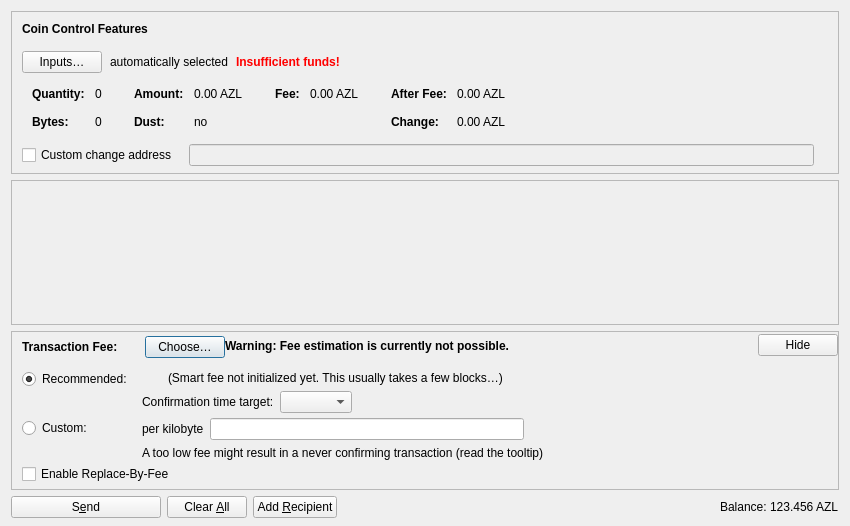
<?xml version="1.0" encoding="UTF-8"?>
<ui version="4.0">
 <class>SendCoinsDialog</class>
 <widget class="QDialog" name="SendCoinsDialog">
  <property name="geometry">
   <rect>
    <x>0</x>
    <y>0</y>
    <width>850</width>
    <height>526</height>
   </rect>
  </property>
  <property name="windowTitle">
   <string>Send Coins</string>
  </property>
  <layout class="QVBoxLayout" name="verticalLayout" stretch="0,1,0,0">
   <property name="bottomMargin">
    <number>8</number>
   </property>
   <item>
    <widget class="QFrame" name="frameCoinControl">
     <property name="sizePolicy">
      <sizepolicy hsizetype="Expanding" vsizetype="Expanding">
       <horstretch>0</horstretch>
       <verstretch>0</verstretch>
      </sizepolicy>
     </property>
     <property name="maximumSize">
      <size>
       <width>16777215</width>
       <height>16777215</height>
      </size>
     </property>
     <property name="frameShape">
      <enum>QFrame::StyledPanel</enum>
     </property>
     <property name="frameShadow">
      <enum>QFrame::Sunken</enum>
     </property>
     <layout class="QVBoxLayout" name="verticalLayoutCoinControl2">
      <property name="spacing">
       <number>0</number>
      </property>
      <property name="leftMargin">
       <number>0</number>
      </property>
      <property name="topMargin">
       <number>0</number>
      </property>
      <property name="rightMargin">
       <number>0</number>
      </property>
      <property name="bottomMargin">
       <number>6</number>
      </property>
      <item>
       <layout class="QVBoxLayout" name="verticalLayoutCoinControl" stretch="0,0,0,0,1">
        <property name="spacing">
         <number>0</number>
        </property>
        <property name="leftMargin">
         <number>10</number>
        </property>
        <property name="topMargin">
         <number>10</number>
        </property>
        <item>
         <layout class="QHBoxLayout" name="horizontalLayoutCoinControl1">
          <property name="bottomMargin">
           <number>15</number>
          </property>
          <item>
           <widget class="QLabel" name="labelCoinControlFeatures">
            <property name="sizePolicy">
             <sizepolicy hsizetype="Preferred" vsizetype="Maximum">
              <horstretch>0</horstretch>
              <verstretch>0</verstretch>
             </sizepolicy>
            </property>
            <property name="font">
             <font>
              <weight>75</weight>
              <bold>true</bold>
             </font>
            </property>
            <property name="styleSheet">
             <string notr="true">font-weight:bold;</string>
            </property>
            <property name="text">
             <string>Coin Control Features</string>
            </property>
           </widget>
          </item>
         </layout>
        </item>
        <item>
         <layout class="QHBoxLayout" name="horizontalLayoutCoinControl2" stretch="0,0,0,0">
          <property name="spacing">
           <number>8</number>
          </property>
          <property name="bottomMargin">
           <number>10</number>
          </property>
          <item>
           <widget class="QPushButton" name="pushButtonCoinControl">
            <property name="styleSheet">
             <string notr="true"/>
            </property>
            <property name="text">
             <string>Inputs…</string>
            </property>
            <property name="autoDefault">
             <bool>false</bool>
            </property>
           </widget>
          </item>
          <item>
           <widget class="QLabel" name="labelCoinControlAutomaticallySelected">
            <property name="text">
             <string>automatically selected</string>
            </property>
            <property name="margin">
             <number>5</number>
            </property>
           </widget>
          </item>
          <item>
           <widget class="QLabel" name="labelCoinControlInsuffFunds">
            <property name="font">
             <font>
              <weight>75</weight>
              <bold>true</bold>
             </font>
            </property>
            <property name="styleSheet">
             <string notr="true">color:red;font-weight:bold;</string>
            </property>
            <property name="text">
             <string>Insufficient funds!</string>
            </property>
            <property name="margin">
             <number>5</number>
            </property>
           </widget>
          </item>
          <item>
           <spacer name="horizontalSpacerCoinControl">
            <property name="orientation">
             <enum>Qt::Horizontal</enum>
            </property>
            <property name="sizeHint" stdset="0">
             <size>
              <width>40</width>
              <height>1</height>
             </size>
            </property>
           </spacer>
          </item>
         </layout>
        </item>
        <item>
         <widget class="QWidget" name="widgetCoinControl" native="true">
          <property name="sizePolicy">
           <sizepolicy hsizetype="Preferred" vsizetype="Preferred">
            <horstretch>0</horstretch>
            <verstretch>0</verstretch>
           </sizepolicy>
          </property>
          <property name="minimumSize">
           <size>
            <width>0</width>
            <height>0</height>
           </size>
          </property>
          <property name="styleSheet">
           <string notr="true"/>
          </property>
          <layout class="QHBoxLayout" name="horizontalLayoutCoinControl5">
           <property name="leftMargin">
            <number>0</number>
           </property>
           <property name="topMargin">
            <number>0</number>
           </property>
           <property name="rightMargin">
            <number>0</number>
           </property>
           <property name="bottomMargin">
            <number>0</number>
           </property>
           <item>
            <layout class="QHBoxLayout" name="horizontalLayoutCoinControl3" stretch="0,0,0,1">
             <property name="spacing">
              <number>20</number>
             </property>
             <property name="topMargin">
              <number>0</number>
             </property>
             <property name="bottomMargin">
              <number>10</number>
             </property>
             <item>
              <layout class="QFormLayout" name="formLayoutCoinControl1">
               <property name="horizontalSpacing">
                <number>10</number>
               </property>
               <property name="verticalSpacing">
                <number>14</number>
               </property>
               <property name="leftMargin">
                <number>10</number>
               </property>
               <property name="topMargin">
                <number>4</number>
               </property>
               <property name="rightMargin">
                <number>6</number>
               </property>
               <item row="0" column="0">
                <widget class="QLabel" name="labelCoinControlQuantityText">
                 <property name="font">
                  <font>
                   <weight>75</weight>
                   <bold>true</bold>
                  </font>
                 </property>
                 <property name="text">
                  <string>Quantity:</string>
                 </property>
                 <property name="margin">
                  <number>0</number>
                 </property>
                </widget>
               </item>
               <item row="0" column="1">
                <widget class="QLabel" name="labelCoinControlQuantity">
                 <property name="cursor">
                  <cursorShape>IBeamCursor</cursorShape>
                 </property>
                 <property name="contextMenuPolicy">
                  <enum>Qt::ActionsContextMenu</enum>
                 </property>
                 <property name="text">
                  <string notr="true">0</string>
                 </property>
                 <property name="margin">
                  <number>0</number>
                 </property>
                 <property name="textInteractionFlags">
                  <set>Qt::LinksAccessibleByMouse|Qt::TextSelectableByKeyboard|Qt::TextSelectableByMouse</set>
                 </property>
                </widget>
               </item>
               <item row="1" column="0">
                <widget class="QLabel" name="labelCoinControlBytesText">
                 <property name="font">
                  <font>
                   <weight>75</weight>
                   <bold>true</bold>
                  </font>
                 </property>
                 <property name="text">
                  <string>Bytes:</string>
                 </property>
                </widget>
               </item>
               <item row="1" column="1">
                <widget class="QLabel" name="labelCoinControlBytes">
                 <property name="cursor">
                  <cursorShape>IBeamCursor</cursorShape>
                 </property>
                 <property name="contextMenuPolicy">
                  <enum>Qt::ActionsContextMenu</enum>
                 </property>
                 <property name="text">
                  <string notr="true">0</string>
                 </property>
                 <property name="textInteractionFlags">
                  <set>Qt::LinksAccessibleByMouse|Qt::TextSelectableByKeyboard|Qt::TextSelectableByMouse</set>
                 </property>
                </widget>
               </item>
              </layout>
             </item>
             <item>
              <layout class="QFormLayout" name="formLayoutCoinControl2">
               <property name="horizontalSpacing">
                <number>10</number>
               </property>
               <property name="verticalSpacing">
                <number>14</number>
               </property>
               <property name="leftMargin">
                <number>6</number>
               </property>
               <property name="topMargin">
                <number>4</number>
               </property>
               <property name="rightMargin">
                <number>6</number>
               </property>
               <item row="0" column="0">
                <widget class="QLabel" name="labelCoinControlAmountText">
                 <property name="font">
                  <font>
                   <weight>75</weight>
                   <bold>true</bold>
                  </font>
                 </property>
                 <property name="text">
                  <string>Amount:</string>
                 </property>
                 <property name="margin">
                  <number>0</number>
                 </property>
                </widget>
               </item>
               <item row="0" column="1">
                <widget class="QLabel" name="labelCoinControlAmount">
                 <property name="cursor">
                  <cursorShape>IBeamCursor</cursorShape>
                 </property>
                 <property name="contextMenuPolicy">
                  <enum>Qt::ActionsContextMenu</enum>
                 </property>
                 <property name="text">
                  <string notr="true">0.00 AZL</string>
                 </property>
                 <property name="textInteractionFlags">
                  <set>Qt::LinksAccessibleByMouse|Qt::TextSelectableByKeyboard|Qt::TextSelectableByMouse</set>
                 </property>
                </widget>
               </item>
               <item row="1" column="0">
                <widget class="QLabel" name="labelCoinControlLowOutputText">
                 <property name="font">
                  <font>
                   <weight>75</weight>
                   <bold>true</bold>
                  </font>
                 </property>
                 <property name="text">
                  <string>Dust:</string>
                 </property>
                </widget>
               </item>
               <item row="1" column="1">
                <widget class="QLabel" name="labelCoinControlLowOutput">
                 <property name="cursor">
                  <cursorShape>IBeamCursor</cursorShape>
                 </property>
                 <property name="contextMenuPolicy">
                  <enum>Qt::ActionsContextMenu</enum>
                 </property>
                 <property name="text">
                  <string notr="true">no</string>
                 </property>
                 <property name="textInteractionFlags">
                  <set>Qt::LinksAccessibleByMouse|Qt::TextSelectableByKeyboard|Qt::TextSelectableByMouse</set>
                 </property>
                </widget>
               </item>
              </layout>
             </item>
             <item>
              <layout class="QFormLayout" name="formLayoutCoinControl3">
               <property name="horizontalSpacing">
                <number>10</number>
               </property>
               <property name="verticalSpacing">
                <number>14</number>
               </property>
               <property name="leftMargin">
                <number>6</number>
               </property>
               <property name="topMargin">
                <number>4</number>
               </property>
               <property name="rightMargin">
                <number>6</number>
               </property>
               <item row="0" column="0">
                <widget class="QLabel" name="labelCoinControlFeeText">
                 <property name="font">
                  <font>
                   <weight>75</weight>
                   <bold>true</bold>
                  </font>
                 </property>
                 <property name="text">
                  <string>Fee:</string>
                 </property>
                 <property name="margin">
                  <number>0</number>
                 </property>
                </widget>
               </item>
               <item row="0" column="1">
                <widget class="QLabel" name="labelCoinControlFee">
                 <property name="cursor">
                  <cursorShape>IBeamCursor</cursorShape>
                 </property>
                 <property name="contextMenuPolicy">
                  <enum>Qt::ActionsContextMenu</enum>
                 </property>
                 <property name="text">
                  <string notr="true">0.00 AZL</string>
                 </property>
                 <property name="textInteractionFlags">
                  <set>Qt::LinksAccessibleByMouse|Qt::TextSelectableByKeyboard|Qt::TextSelectableByMouse</set>
                 </property>
                </widget>
               </item>
              </layout>
             </item>
             <item>
              <layout class="QFormLayout" name="formLayoutCoinControl4">
               <property name="horizontalSpacing">
                <number>10</number>
               </property>
               <property name="verticalSpacing">
                <number>14</number>
               </property>
               <property name="leftMargin">
                <number>6</number>
               </property>
               <property name="topMargin">
                <number>4</number>
               </property>
               <property name="rightMargin">
                <number>6</number>
               </property>
               <item row="0" column="0">
                <widget class="QLabel" name="labelCoinControlAfterFeeText">
                 <property name="font">
                  <font>
                   <weight>75</weight>
                   <bold>true</bold>
                  </font>
                 </property>
                 <property name="text">
                  <string>After Fee:</string>
                 </property>
                 <property name="margin">
                  <number>0</number>
                 </property>
                </widget>
               </item>
               <item row="0" column="1">
                <widget class="QLabel" name="labelCoinControlAfterFee">
                 <property name="cursor">
                  <cursorShape>IBeamCursor</cursorShape>
                 </property>
                 <property name="contextMenuPolicy">
                  <enum>Qt::ActionsContextMenu</enum>
                 </property>
                 <property name="text">
                  <string notr="true">0.00 AZL</string>
                 </property>
                 <property name="textInteractionFlags">
                  <set>Qt::LinksAccessibleByMouse|Qt::TextSelectableByKeyboard|Qt::TextSelectableByMouse</set>
                 </property>
                </widget>
               </item>
               <item row="1" column="0">
                <widget class="QLabel" name="labelCoinControlChangeText">
                 <property name="font">
                  <font>
                   <weight>75</weight>
                   <bold>true</bold>
                  </font>
                 </property>
                 <property name="text">
                  <string>Change:</string>
                 </property>
                </widget>
               </item>
               <item row="1" column="1">
                <widget class="QLabel" name="labelCoinControlChange">
                 <property name="cursor">
                  <cursorShape>IBeamCursor</cursorShape>
                 </property>
                 <property name="contextMenuPolicy">
                  <enum>Qt::ActionsContextMenu</enum>
                 </property>
                 <property name="text">
                  <string notr="true">0.00 AZL</string>
                 </property>
                 <property name="textInteractionFlags">
                  <set>Qt::LinksAccessibleByMouse|Qt::TextSelectableByKeyboard|Qt::TextSelectableByMouse</set>
                 </property>
                </widget>
               </item>
              </layout>
             </item>
            </layout>
           </item>
          </layout>
         </widget>
        </item>
        <item>
         <layout class="QHBoxLayout" name="horizontalLayoutCoinControl4" stretch="0,0,0">
          <property name="spacing">
           <number>12</number>
          </property>
          <property name="sizeConstraint">
           <enum>QLayout::SetDefaultConstraint</enum>
          </property>
          <property name="topMargin">
           <number>5</number>
          </property>
          <property name="rightMargin">
           <number>5</number>
          </property>
          <item>
           <widget class="QCheckBox" name="checkBoxCoinControlChange">
            <property name="toolTip">
             <string>If this is activated, but the change address is empty or invalid, change will be sent to a newly generated address.</string>
            </property>
            <property name="text">
             <string>Custom change address</string>
            </property>
           </widget>
          </item>
          <item>
           <widget class="QValidatedLineEdit" name="lineEditCoinControlChange">
            <property name="enabled">
             <bool>false</bool>
            </property>
            <property name="sizePolicy">
             <sizepolicy hsizetype="Expanding" vsizetype="Fixed">
              <horstretch>0</horstretch>
              <verstretch>0</verstretch>
             </sizepolicy>
            </property>
           </widget>
          </item>
          <item>
           <widget class="QLabel" name="labelCoinControlChangeLabel">
            <property name="sizePolicy">
             <sizepolicy hsizetype="Preferred" vsizetype="Expanding">
              <horstretch>0</horstretch>
              <verstretch>0</verstretch>
             </sizepolicy>
            </property>
            <property name="minimumSize">
             <size>
              <width>0</width>
              <height>0</height>
             </size>
            </property>
            <property name="text">
             <string/>
            </property>
            <property name="margin">
             <number>3</number>
            </property>
           </widget>
          </item>
         </layout>
        </item>
        <item>
         <spacer name="verticalSpacerCoinControl">
          <property name="orientation">
           <enum>Qt::Vertical</enum>
          </property>
          <property name="sizeHint" stdset="0">
           <size>
            <width>800</width>
            <height>1</height>
           </size>
          </property>
         </spacer>
        </item>
       </layout>
      </item>
     </layout>
    </widget>
   </item>
   <item>
    <widget class="QScrollArea" name="scrollArea">
     <property name="widgetResizable">
      <bool>true</bool>
     </property>
     <widget class="QWidget" name="scrollAreaWidgetContents">
      <property name="geometry">
       <rect>
        <x>0</x>
        <y>0</y>
        <width>830</width>
        <height>104</height>
       </rect>
      </property>
      <layout class="QVBoxLayout" name="verticalLayout_2" stretch="0,1">
       <property name="leftMargin">
        <number>0</number>
       </property>
       <property name="topMargin">
        <number>0</number>
       </property>
       <property name="rightMargin">
        <number>0</number>
       </property>
       <property name="bottomMargin">
        <number>0</number>
       </property>
       <item>
        <layout class="QVBoxLayout" name="entries">
         <property name="spacing">
          <number>6</number>
         </property>
        </layout>
       </item>
       <item>
        <spacer name="verticalSpacer">
         <property name="orientation">
          <enum>Qt::Vertical</enum>
         </property>
         <property name="sizeHint" stdset="0">
          <size>
           <width>20</width>
           <height>40</height>
          </size>
         </property>
        </spacer>
       </item>
      </layout>
     </widget>
    </widget>
   </item>
   <item>
    <widget class="QFrame" name="frameFee">
     <property name="sizePolicy">
      <sizepolicy hsizetype="Expanding" vsizetype="Expanding">
       <horstretch>0</horstretch>
       <verstretch>0</verstretch>
      </sizepolicy>
     </property>
     <property name="maximumSize">
      <size>
       <width>16777215</width>
       <height>16777215</height>
      </size>
     </property>
     <property name="frameShape">
      <enum>QFrame::StyledPanel</enum>
     </property>
     <property name="frameShadow">
      <enum>QFrame::Sunken</enum>
     </property>
     <layout class="QVBoxLayout" name="verticalLayoutFee1">
      <property name="spacing">
       <number>0</number>
      </property>
      <property name="leftMargin">
       <number>0</number>
      </property>
      <property name="topMargin">
       <number>0</number>
      </property>
      <property name="rightMargin">
       <number>0</number>
      </property>
      <property name="bottomMargin">
       <number>0</number>
      </property>
      <item>
       <layout class="QVBoxLayout" name="verticalLayoutFee2" stretch="0,0,0">
        <property name="spacing">
         <number>0</number>
        </property>
        <property name="leftMargin">
         <number>10</number>
        </property>
        <property name="topMargin">
         <number>0</number>
        </property>
        <item>
         <layout class="QHBoxLayout" name="horizontalLayoutFee1">
          <property name="bottomMargin">
           <number>0</number>
          </property>
          <item>
           <layout class="QVBoxLayout" name="verticalLayoutFee7">
            <property name="spacing">
             <number>0</number>
            </property>
            <item>
             <spacer name="verticalSpacerSmartFee">
              <property name="orientation">
               <enum>Qt::Vertical</enum>
              </property>
              <property name="sizeType">
               <enum>QSizePolicy::Fixed</enum>
              </property>
              <property name="sizeHint" stdset="0">
               <size>
                <width>1</width>
                <height>4</height>
               </size>
              </property>
             </spacer>
            </item>
            <item>
             <layout class="QHBoxLayout" name="horizontalLayoutSmartFee">
              <property name="spacing">
               <number>10</number>
              </property>
              <item>
               <widget class="QLabel" name="labelFeeHeadline">
                <property name="sizePolicy">
                 <sizepolicy hsizetype="Preferred" vsizetype="Maximum">
                  <horstretch>0</horstretch>
                  <verstretch>0</verstretch>
                 </sizepolicy>
                </property>
                <property name="font">
                 <font>
                  <weight>75</weight>
                  <bold>true</bold>
                 </font>
                </property>
                <property name="styleSheet">
                 <string notr="true">font-weight:bold;</string>
                </property>
                <property name="text">
                 <string>Transaction Fee:</string>
                </property>
               </widget>
              </item>
              <item>
               <widget class="QLabel" name="labelFeeMinimized">
                <property name="text">
                 <string/>
                </property>
               </widget>
              </item>
              <item>
               <widget class="QPushButton" name="buttonChooseFee">
                <property name="text">
                 <string>Choose…</string>
                </property>
               </widget>
              </item>
             </layout>
            </item>
            <item>
             <spacer name="verticalSpacer_5">
              <property name="orientation">
               <enum>Qt::Vertical</enum>
              </property>
              <property name="sizeHint" stdset="0">
               <size>
                <width>1</width>
                <height>1</height>
               </size>
              </property>
             </spacer>
            </item>
           </layout>
          </item>
          <item>
           <widget class="QLabel" name="fallbackFeeWarningLabel">
            <property name="toolTip">
             <string>Using the fallbackfee can result in sending a transaction that will take several hours or days (or never) to confirm. Consider choosing your fee manually or wait until you have validated the complete chain.</string>
            </property>
            <property name="font">
            <font>
                <weight>75</weight>
                <bold>true</bold>
            </font>
            </property>
            <property name="text">
             <string>Warning: Fee estimation is currently not possible.</string>
            </property>
            <property name="wordWrap">
             <bool>false</bool>
            </property>
           </widget>
          </item>
          <item>
           <spacer name="horizontalSpacer_4">
            <property name="orientation">
             <enum>Qt::Horizontal</enum>
            </property>
            <property name="sizeType">
             <enum>QSizePolicy::MinimumExpanding</enum>
            </property>
            <property name="sizeHint" stdset="0">
             <size>
              <width>40</width>
              <height>20</height>
             </size>
            </property>
           </spacer>
          </item>
          <item>
           <widget class="QPushButton" name="buttonMinimizeFee">
            <property name="toolTip">
             <string>Hide transaction fee settings</string>
            </property>
            <property name="text">
             <string>Hide</string>
            </property>
           </widget>
          </item>
         </layout>
        </item>
        <item>
         <widget class="QFrame" name="frameFeeSelection">
          <layout class="QVBoxLayout" name="verticalLayoutFee12">
           <property name="spacing">
            <number>0</number>
           </property>
           <property name="leftMargin">
            <number>0</number>
           </property>
           <property name="topMargin">
            <number>0</number>
           </property>
           <property name="rightMargin">
            <number>0</number>
           </property>
           <property name="bottomMargin">
            <number>0</number>
           </property>
           <item>
            <layout class="QGridLayout" name="gridLayoutFee">
             <property name="topMargin">
              <number>10</number>
             </property>
             <property name="bottomMargin">
              <number>4</number>
             </property>
             <property name="horizontalSpacing">
              <number>10</number>
             </property>
             <property name="verticalSpacing">
              <number>4</number>
             </property>
             <item row="1" column="1">
              <layout class="QVBoxLayout" name="verticalLayoutFee8">
               <property name="spacing">
                <number>6</number>
               </property>
               <item>
                <layout class="QHBoxLayout" name="horizontalLayoutFee13">
                 <item>
                  <widget class="QLabel" name="labelCustomPerKilobyte">
                   <property name="toolTip">
                    <string>Specify a custom fee per kB (1,000 bytes) of the transaction's virtual size.

Note:  Since the fee is calculated on a per-byte basis, a fee rate of "100 satoshis per kvB" for a transaction size of 500 virtual bytes (half of 1 kvB) would ultimately yield a fee of only 50 satoshis.</string>
                   </property>
                   <property name="text">
                    <string>per kilobyte</string>
                   </property>
                  </widget>
                 </item>
                 <item>
                  <widget class="AzloraAmountField" name="customFee"/>
                 </item>
                 <item>
                  <spacer name="horizontalSpacer_6">
                   <property name="orientation">
                    <enum>Qt::Horizontal</enum>
                   </property>
                   <property name="sizeHint" stdset="0">
                    <size>
                     <width>1</width>
                     <height>1</height>
                    </size>
                   </property>
                  </spacer>
                 </item>
                </layout>
               </item>
               <item>
                <layout class="QHBoxLayout" name="horizontalLayoutFee8">
                 <item>
                  <widget class="QLabel" name="labelCustomFeeWarning">
                   <property name="enabled">
                    <bool>true</bool>
                   </property>
                   <property name="toolTip">
                    <string>When there is less transaction volume than space in the blocks, miners as well as relaying nodes may enforce a minimum fee. Paying only this minimum fee is just fine, but be aware that this can result in a never confirming transaction once there is more demand for azlora transactions than the network can process.</string>
                   </property>
                   <property name="text">
                    <string>A too low fee might result in a never confirming transaction (read the tooltip)</string>
                   </property>
                  </widget>
                 </item>
                 <item>
                  <spacer name="horizontalSpacer_2">
                   <property name="orientation">
                    <enum>Qt::Horizontal</enum>
                   </property>
                   <property name="sizeHint" stdset="0">
                    <size>
                     <width>1</width>
                     <height>1</height>
                    </size>
                   </property>
                  </spacer>
                 </item>
                </layout>
               </item>
              </layout>
             </item>
             <item row="0" column="0">
              <layout class="QVBoxLayout" name="verticalLayoutFee4" stretch="0,1">
               <item>
                <widget class="QRadioButton" name="radioSmartFee">
                 <property name="text">
                  <string>Recommended:</string>
                 </property>
                 <property name="checked">
                  <bool>true</bool>
                 </property>
                 <attribute name="buttonGroup">
                  <string notr="true">groupFee</string>
                 </attribute>
                </widget>
               </item>
               <item>
                <spacer name="verticalSpacer_2">
                 <property name="orientation">
                  <enum>Qt::Vertical</enum>
                 </property>
                 <property name="sizeHint" stdset="0">
                  <size>
                   <width>1</width>
                   <height>1</height>
                  </size>
                 </property>
                </spacer>
               </item>
              </layout>
             </item>
             <item row="1" column="0">
              <layout class="QVBoxLayout" name="verticalLayoutFee9" stretch="0,1">
               <item>
                <widget class="QRadioButton" name="radioCustomFee">
                 <property name="text">
                  <string>Custom:</string>
                 </property>
                 <attribute name="buttonGroup">
                  <string notr="true">groupFee</string>
                 </attribute>
                </widget>
               </item>
               <item>
                <spacer name="verticalSpacer_6">
                 <property name="orientation">
                  <enum>Qt::Vertical</enum>
                 </property>
                 <property name="sizeHint" stdset="0">
                  <size>
                   <width>1</width>
                   <height>1</height>
                  </size>
                 </property>
                </spacer>
               </item>
              </layout>
             </item>
             <item row="0" column="1">
              <layout class="QVBoxLayout" name="verticalLayoutFee3" stretch="0,0,1">
               <property name="spacing">
                <number>6</number>
               </property>
               <property name="topMargin">
                <number>2</number>
               </property>
               <item>
                <layout class="QHBoxLayout" name="horizontalLayoutFee12">
                 <item>
                  <widget class="QLabel" name="labelSmartFee">
                   <property name="text">
                    <string/>
                   </property>
                  </widget>
                 </item>
                 <item>
                  <widget class="QLabel" name="labelFeeEstimation">
                   <property name="text">
                    <string/>
                   </property>
                  </widget>
                 </item>
                 <item>
                  <widget class="QLabel" name="labelSmartFee2">
                   <property name="text">
                    <string>(Smart fee not initialized yet. This usually takes a few blocks…)</string>
                   </property>
                  </widget>
                 </item>
                 <item>
                  <spacer name="horizontalSpacer_5">
                   <property name="orientation">
                    <enum>Qt::Horizontal</enum>
                   </property>
                   <property name="sizeHint" stdset="0">
                    <size>
                     <width>1</width>
                     <height>1</height>
                    </size>
                   </property>
                  </spacer>
                 </item>
                </layout>
               </item>
               <item>
                <layout class="QHBoxLayout" name="horizontalLayoutFee9">
                 <item>
                  <layout class="QVBoxLayout" name="verticalLayoutFee6">
                   <item>
                    <widget class="QLabel" name="labelSmartFee3">
                     <property name="text">
                      <string>Confirmation time target:</string>
                     </property>
                    </widget>
                   </item>
                  </layout>
                 </item>
                 <item>
                  <layout class="QVBoxLayout" name="verticalLayoutFee5">
                   <property name="rightMargin">
                    <number>30</number>
                   </property>
                   <item>
                    <layout class="QHBoxLayout" name="horizontalLayoutConfTarget">
                     <property name="bottomMargin">
                      <number>0</number>
                     </property>
                     <item>
                      <widget class="QComboBox" name="confTargetSelector"/>
                     </item>
                     <item>
                      <spacer name="horizontalSpacerConfTarget">
                       <property name="orientation">
                        <enum>Qt::Horizontal</enum>
                       </property>
                       <property name="sizeHint" stdset="0">
                        <size>
                         <width>40</width>
                         <height>20</height>
                        </size>
                       </property>
                      </spacer>
                     </item>
                    </layout>
                   </item>
                  </layout>
                 </item>
                </layout>
               </item>
               <item>
                <spacer name="verticalSpacer_4">
                 <property name="orientation">
                  <enum>Qt::Vertical</enum>
                 </property>
                 <property name="sizeHint" stdset="0">
                  <size>
                   <width>1</width>
                   <height>1</height>
                  </size>
                 </property>
                </spacer>
               </item>
              </layout>
             </item>
            </layout>
           </item>
           <item>
            <widget class="QCheckBox" name="optInRBF">
             <property name="text">
              <string>Enable Replace-By-Fee</string>
             </property>
             <property name="toolTip">
              <string>With Replace-By-Fee (BIP-125) you can increase a transaction's fee after it is sent. Without this, a higher fee may be recommended to compensate for increased transaction delay risk.</string>
             </property>
            </widget>
           </item>
          </layout>
         </widget>
        </item>
        <item>
         <spacer name="verticalSpacerFee">
          <property name="orientation">
           <enum>Qt::Vertical</enum>
          </property>
          <property name="sizeHint" stdset="0">
           <size>
            <width>40</width>
            <height>5</height>
           </size>
          </property>
         </spacer>
        </item>
       </layout>
      </item>
     </layout>
    </widget>
   </item>
   <item>
    <layout class="QHBoxLayout" name="horizontalLayout">
     <item>
      <widget class="QPushButton" name="sendButton">
       <property name="minimumSize">
        <size>
         <width>150</width>
         <height>0</height>
        </size>
       </property>
       <property name="toolTip">
        <string>Confirm the send action</string>
       </property>
       <property name="text">
        <string>S&amp;end</string>
       </property>
       <property name="icon">
        <iconset resource="../azlora.qrc">
         <normaloff>:/icons/send</normaloff>:/icons/send</iconset>
       </property>
       <property name="autoDefault">
        <bool>false</bool>
       </property>
       <property name="default">
        <bool>false</bool>
       </property>
      </widget>
     </item>
     <item>
      <widget class="QPushButton" name="clearButton">
       <property name="sizePolicy">
        <sizepolicy hsizetype="Minimum" vsizetype="Fixed">
         <horstretch>0</horstretch>
         <verstretch>0</verstretch>
        </sizepolicy>
       </property>
       <property name="toolTip">
        <string>Clear all fields of the form.</string>
       </property>
       <property name="text">
        <string>Clear &amp;All</string>
       </property>
       <property name="icon">
        <iconset resource="../azlora.qrc">
         <normaloff>:/icons/remove</normaloff>:/icons/remove</iconset>
       </property>
       <property name="autoDefault">
        <bool>false</bool>
       </property>
      </widget>
     </item>
     <item>
      <widget class="QPushButton" name="addButton">
       <property name="toolTip">
        <string>Send to multiple recipients at once</string>
       </property>
       <property name="text">
        <string>Add &amp;Recipient</string>
       </property>
       <property name="icon">
        <iconset resource="../azlora.qrc">
         <normaloff>:/icons/add</normaloff>:/icons/add</iconset>
       </property>
       <property name="autoDefault">
        <bool>false</bool>
       </property>
      </widget>
     </item>
     <item>
      <spacer name="horizontalSpacer">
       <property name="orientation">
        <enum>Qt::Horizontal</enum>
       </property>
       <property name="sizeHint" stdset="0">
        <size>
         <width>40</width>
         <height>20</height>
        </size>
       </property>
      </spacer>
     </item>
     <item>
      <layout class="QHBoxLayout" name="horizontalLayout_2">
       <property name="spacing">
        <number>3</number>
       </property>
       <item>
        <widget class="QLabel" name="labelBalanceName">
         <property name="sizePolicy">
          <sizepolicy hsizetype="Preferred" vsizetype="Fixed">
           <horstretch>0</horstretch>
           <verstretch>0</verstretch>
          </sizepolicy>
         </property>
         <property name="text">
          <string>Balance:</string>
         </property>
        </widget>
       </item>
       <item>
        <widget class="QLabel" name="labelBalance">
         <property name="sizePolicy">
          <sizepolicy hsizetype="Preferred" vsizetype="Fixed">
           <horstretch>0</horstretch>
           <verstretch>0</verstretch>
          </sizepolicy>
         </property>
         <property name="cursor">
          <cursorShape>IBeamCursor</cursorShape>
         </property>
         <property name="text">
          <string notr="true">123.456 AZL</string>
         </property>
         <property name="textInteractionFlags">
          <set>Qt::LinksAccessibleByMouse|Qt::TextSelectableByKeyboard|Qt::TextSelectableByMouse</set>
         </property>
        </widget>
       </item>
      </layout>
     </item>
    </layout>
   </item>
  </layout>
 </widget>
 <customwidgets>
  <customwidget>
   <class>QValidatedLineEdit</class>
   <extends>QLineEdit</extends>
   <header>qt/qvalidatedlineedit.h</header>
  </customwidget>
  <customwidget>
   <class>AzloraAmountField</class>
   <extends>QLineEdit</extends>
   <header>qt/azloraamountfield.h</header>
   <container>1</container>
  </customwidget>
 </customwidgets>
 <resources>
  <include location="../azlora.qrc"/>
 </resources>
 <connections/>
 <buttongroups>
  <buttongroup name="groupFee"/>
 </buttongroups>
</ui>
